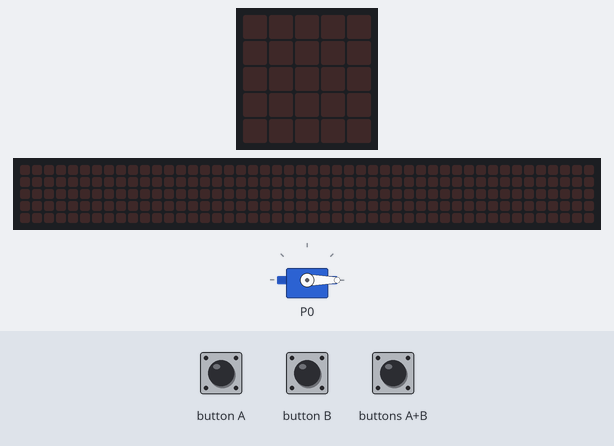
Simulated run of this program. Board: BBC micro:bit (MakeCode). On the bench: servo, the board's 5×5 LED display, a strip that is not on the board, showing the scrolling text unrolled. The test bench sets the inputs (shaded band). The 48×5 strip is a reading aid, not a part: it shows the text the display is scrolling, unrolled, one strip-width of it at a time.

Above: at 1.2 s.
1.3 s: button A pressed for 0.15 s
At 3.92 s:
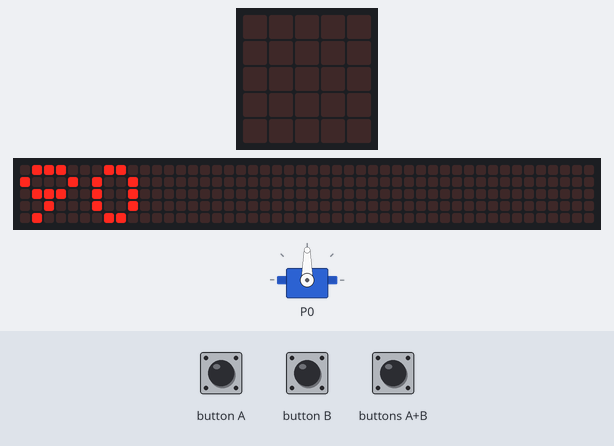
4.3 s: button B pressed for 0.15 s
At 4.6 s:
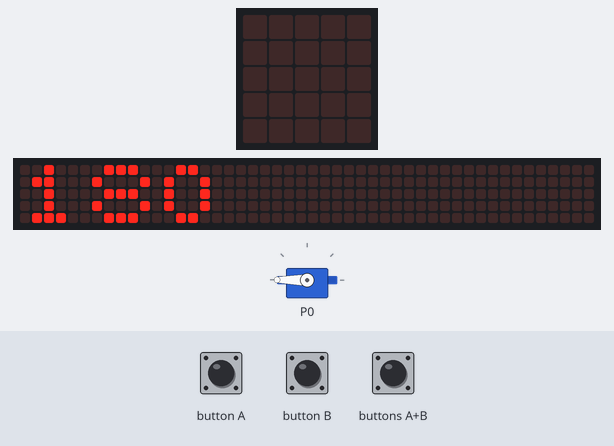
7.3 s: buttons A+B pressed for 0.15 s
At 8.9 s:
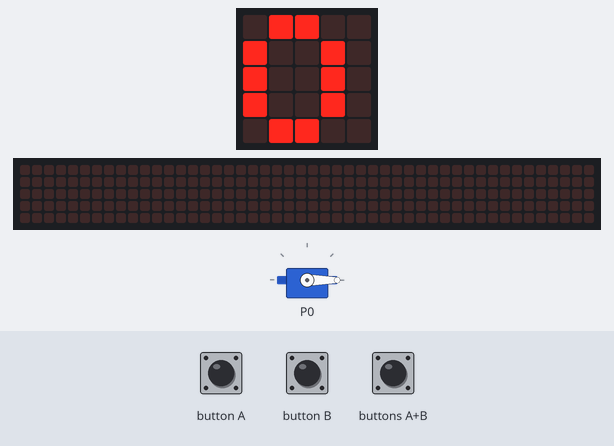
9.5 s: button B pressed for 0.15 s
At 9.72 s:
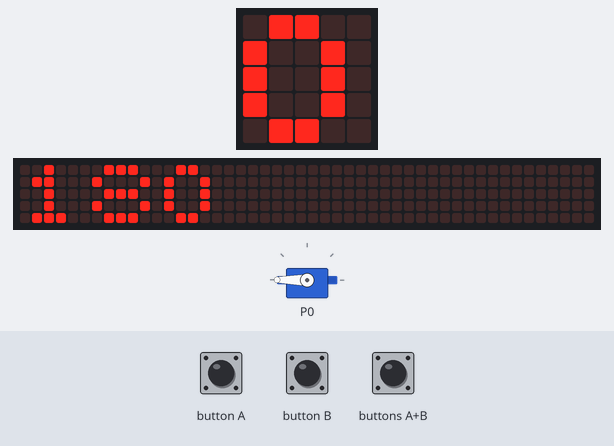
12.6 s: buttons A+B pressed for 1 s
At 14.8 s:
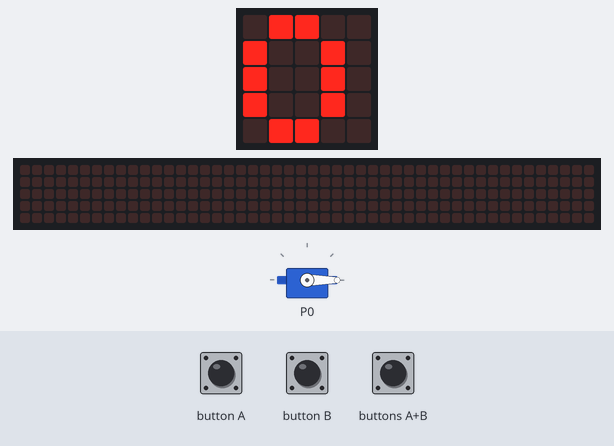
15.1 s: button A pressed for 0.15 s
At 18.8 s:
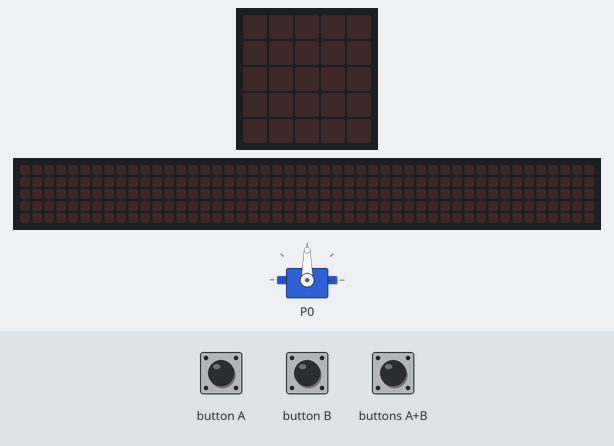
Timing chart, 0 to 19.1 s (numbered marks = the images above; inputs shaded):
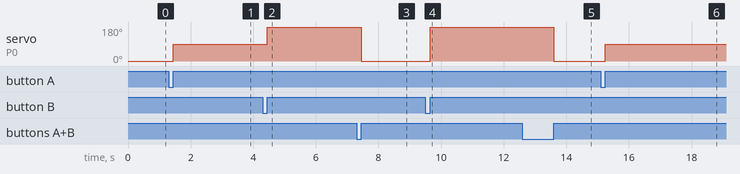

The program:

main.ts
```typescript
input.onButtonPressed(Button.A, function () {
    pins.servoWritePin(AnalogPin.P0, 90)
    basic.showNumber(90)
})
input.onButtonPressed(Button.AB, function () {
    pins.servoWritePin(AnalogPin.P0, 0)
    basic.showNumber(0)
})
input.onButtonPressed(Button.B, function () {
    pins.servoWritePin(AnalogPin.P0, 180)
    basic.showNumber(180)
})
pins.servoWritePin(AnalogPin.P0, 0)
```

test.ts
```typescript
// aquí va el archivo "tests"; esto no se compilará cuando este paquete se utilice como una extensión.
```

Measured:
- after the input at 1.3 s, servo on P0: 0° → 90° after 0.15 s; the display: changes after 0.15 s (image 1)
- after the input at 4.3 s, servo on P0: 90° → 180° after 0.15 s; the display: changes after 0.15 s (image 2)
- after the input at 7.3 s, servo on P0: 180° → 0° after 0.15 s
- after the input at 9.5 s, servo on P0: 0° → 180° after 0.15 s; the display: changes after 0.15 s (image 4)
- after the input at 12.6 s, servo on P0: 180° → 0° after 1.0 s
- after the input at 15.1 s, servo on P0: 0° → 90° after 0.15 s; the display: first changes after 0.15 s (image 6 shows a later state)
- what the display in image 1 shows lasts 0.5 s, from 3.7 s to 4.2 s
